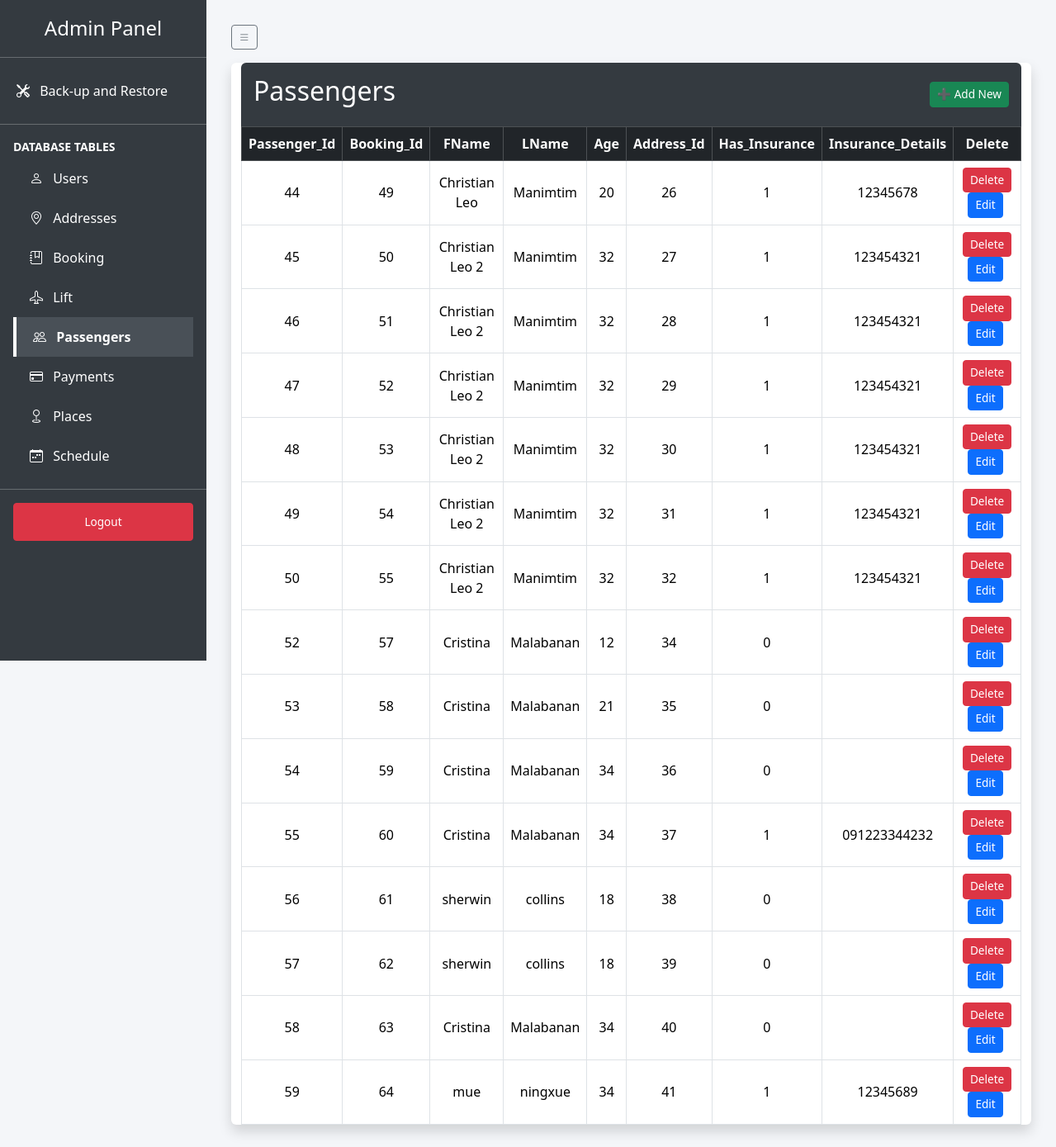
The app's page /admin_dashboard.php?table=passengers (signed in) with its own data.
### tables this page shows
CREATE TABLE `passengers` (
  `Passenger_Id` int(11) NOT NULL AUTO_INCREMENT,
  `Booking_Id` int(11) NOT NULL,
  `FName` varchar(100) NOT NULL,
  `LName` varchar(100) NOT NULL,
  `Age` int(11) NOT NULL,
  `Address_Id` int(11) DEFAULT NULL,
  `Has_Insurance` tinyint(1) NOT NULL,
  `Insurance_Details` text DEFAULT NULL,
  PRIMARY KEY (`Passenger_Id`),
  KEY `Booking_Id` (`Booking_Id`),
  CONSTRAINT `passengers_ibfk_1` FOREIGN KEY (`Booking_Id`) REFERENCES `booking` (`Booking_Id`) ON DELETE CASCADE
);

### admin_dashboard.php (the view, shortened to what this page needs)
<?php
require_once("config.php");
$tables = ['users', 'addresses', 'booking', 'lift', 'passengers', 'payments', 'places', 'schedule'];
$selected_table = isset($_GET['table']) ? $_GET['table'] : $tables[0];
?>
<!DOCTYPE html>
<html lang="en">
<head>
    <link href="https://cdn.jsdelivr.net/npm/bootstrap@5.3.3/dist/css/bootstrap.min.css" rel="stylesheet">
	<link href="https://cdn.jsdelivr.net/npm/bootstrap-icons@1.10.5/font/bootstrap-icons.css" rel="stylesheet">
</head>
<body>
<div class="sidebar">
    <h4>Admin Panel</h4>
    <hr class="text-white">
	<a href="#" class="sidebar-link" data-bs-toggle="modal" data-bs-target="#maintenanceModal">
		<i class="bi bi-tools me-2"></i>
		<span>Back-up and Restore</span>
	</a>
    <hr class="text-white my-3">
    <div class="px-3">
        <p class="text-white fw-bold small mb-1">DATABASE TABLES</p>
        <?php
        $icons = [
            'users' => 'bi-person',
            'addresses' => 'bi-geo-alt',
            'booking' => 'bi-journal-bookmark',
            'lift' => 'bi-airplane',
            'passengers' => 'bi-people',
            'payments' => 'bi-credit-card',
            'places' => 'bi-geo',
            'schedule' => 'bi-calendar-week'
        ];
        ?>
        <?php foreach ($tables as $table): ?>
            <a href="?table=<?php echo urlencode($table); ?>" class="sidebar-link <?php echo $selected_table === $table ? 'active' : ''; ?>">
                <i class="bi <?php echo $icons[$table]; ?> me-2"></i>
                <span><?php echo ucfirst($table); ?></span>
            </a>
        <?php endforeach; ?>
    </div>
    <hr class="text-white my-3">
    <div class="px-3">
        <a href="?logout=true" class="btn btn-danger btn-sm w-100">Logout</a>
    </div>
</div>
<div class="main-content">
	<button id="toggleSidebar" class="btn btn-outline-secondary btn-sm mb-3">
		<i class="bi bi-list"></i>
	</button>
    <div class="table-container">
        <div class="container bg-white shadow rounded">
            <div class="header">
                <h2><?php echo ucfirst($selected_table); ?></h2>
				<a href="add_record.php?table=<?php echo urlencode($selected_table); ?>" class="btn btn-success btn-sm">➕ Add New</a>
            </div>
            <?php
            try {
                $stmt = $db->query("SHOW COLUMNS FROM `$selected_table`");
                $columns = $stmt->fetchAll(PDO::FETCH_ASSOC);
            } catch (PDOException $e) {
                echo "<div class='alert alert-danger'>Error fetching columns: " . $e->getMessage() . "</div>";
                $columns = [];
            }
            ?>
            <table class="table table-bordered mb-0">
                <thead class="table-dark">
                    <tr>
                        <?php foreach ($columns as $column): ?>
                            <th><?php echo htmlspecialchars($column['Field']); ?></th>
                        <?php endforeach; ?>
                        <th>Delete</th>
                    </tr>
                </thead>
                <tbody>
                    <?php
                    try {
                        $stmt = $db->query("SELECT * FROM `$selected_table`");
                        while ($row = $stmt->fetch(PDO::FETCH_ASSOC)) {
                            echo "<tr>";
                            foreach ($row as $key => $value) {
                                if ($selected_table === 'users' && $key === 'password') {
                                    echo "<td>••••••••</td>";
                                } else {
                                    echo "<td>" . htmlspecialchars($value ?? 'NULL') . "</td>";
                                }
                            }
                            $primary_key = $columns[0]['Field'];
                            $delete_url = "delete_record.php?table=" . urlencode($selected_table) . "&id=" . urlencode($row[$primary_key]) . "&pk=" . urlencode($primary_key);
							$edit_url = "edit_record.php?table=" . urlencode($selected_table) . "&id=" . urlencode($row[$primary_key]) . "&pk=" . urlencode($primary_key);
                            echo "<td>
                                <a href='$delete_url' class='btn btn-danger btn-sm' onclick=\"return confirm('Are you sure you want to delete this record from $selected_table?');\">Delete</a>
								<a href='$edit_url' class='btn btn-primary btn-sm me-1'>Edit</a>
                            </td>";
                            echo "</tr>";
                        }
                    } catch (PDOException $e) {
                        echo "<tr><td colspan='" . (count($columns) + 1) . "'>Error fetching data: " . $e->getMessage() . "</td></tr>";
                    }
                    ?>
                </tbody>
            </table>
        </div>
    </div>
</div>
</body>
</html>

### admin_dashboard.php (style rules this page uses)
body { display: flex; background-color: #f4f6f9; }
.sidebar { width: 250px; height: 100vh; background-color: #343a40; padding-top: 20px; position: fixed; }
.sidebar h4 { color: white; text-align: center; margin-bottom: 20px; }
.sidebar a { display: block; color: white; padding: 12px 20px; text-decoration: none; }
.sidebar a:hover, .sidebar a.active { background-color: #495057; }
.main-content { margin-left: 250px; padding: 30px; width: 100%; }
.table th, .table td { vertical-align: middle; text-align: center; }
.header { background: #343a40; color: white; padding: 15px; border-radius: 6px 6px 0 0; display: flex; justify-content: space-between; align-items: center; }
.btn-sm { font-size: 0.85rem; }
.table-container { margin-bottom: 40px; }
.sidebar-link { display: flex; align-items: center; color: white; padding: 10px 20px; transition: background-color 0.2s ease-in-out; }
.sidebar-link.active { background-color: #0d6efd; font-weight: bold; border-left: 4px solid #ffffff; }

### records on screen
passengers: Passenger_Id "44", Booking_Id "49", FName "Christian Leo", LName "Manimtim", Age "20", Address_Id "26", Has_Insurance "1", Insurance_Details "12345678"
passengers: Passenger_Id "45", Booking_Id "50", FName "Christian Leo 2", LName "Manimtim", Age "32", Address_Id "27", Has_Insurance "1", Insurance_Details "123454321"
passengers: Passenger_Id "46", Booking_Id "51", FName "Christian Leo 2", LName "Manimtim", Age "32", Address_Id "28", Has_Insurance "1", Insurance_Details "123454321"
passengers: Passenger_Id "47", Booking_Id "52", FName "Christian Leo 2", LName "Manimtim", Age "32", Address_Id "29", Has_Insurance "1", Insurance_Details "123454321"
passengers: Passenger_Id "48", Booking_Id "53", FName "Christian Leo 2", LName "Manimtim", Age "32", Address_Id "30", Has_Insurance "1", Insurance_Details "123454321"
passengers: Passenger_Id "49", Booking_Id "54", FName "Christian Leo 2", LName "Manimtim", Age "32", Address_Id "31", Has_Insurance "1", Insurance_Details "123454321"
passengers: Passenger_Id "50", Booking_Id "55", FName "Christian Leo 2", LName "Manimtim", Age "32", Address_Id "32", Has_Insurance "1", Insurance_Details "123454321"
passengers: Passenger_Id "52", Booking_Id "57", FName "Cristina", LName "Malabanan", Age "12", Address_Id "34", Has_Insurance "0"
passengers: Passenger_Id "53", Booking_Id "58", FName "Cristina", LName "Malabanan", Age "21", Address_Id "35", Has_Insurance "0"
passengers: Passenger_Id "54", Booking_Id "59", FName "Cristina", LName "Malabanan", Age "34", Address_Id "36", Has_Insurance "0"
passengers: Passenger_Id "55", Booking_Id "60", FName "Cristina", LName "Malabanan", Age "34", Address_Id "37", Has_Insurance "1", Insurance_Details "091223344232"
passengers: Passenger_Id "56", Booking_Id "61", FName "sherwin", LName "collins", Age "18", Address_Id "38", Has_Insurance "0"
passengers: Passenger_Id "57", Booking_Id "62", FName "sherwin", LName "collins", Age "18", Address_Id "39", Has_Insurance "0"
passengers: Passenger_Id "58", Booking_Id "63", FName "Cristina", LName "Malabanan", Age "34", Address_Id "40", Has_Insurance "0"
passengers: Passenger_Id "59", Booking_Id "64", FName "mue", LName "ningxue", Age "34", Address_Id "41", Has_Insurance "1", Insurance_Details "12345689"

### other values on screen
$table "Users"
$table "Addresses"
$table "Booking"
$table "Lift"
$table "Passengers"
$table "Payments"
$table "Places"
$table "Schedule"
$selected_table "Passengers"
$column['Field'] "Passenger_Id"
$column['Field'] "Booking_Id"
$column['Field'] "FName"
$column['Field'] "LName"
$column['Field'] "Age"
$column['Field'] "Address_Id"
